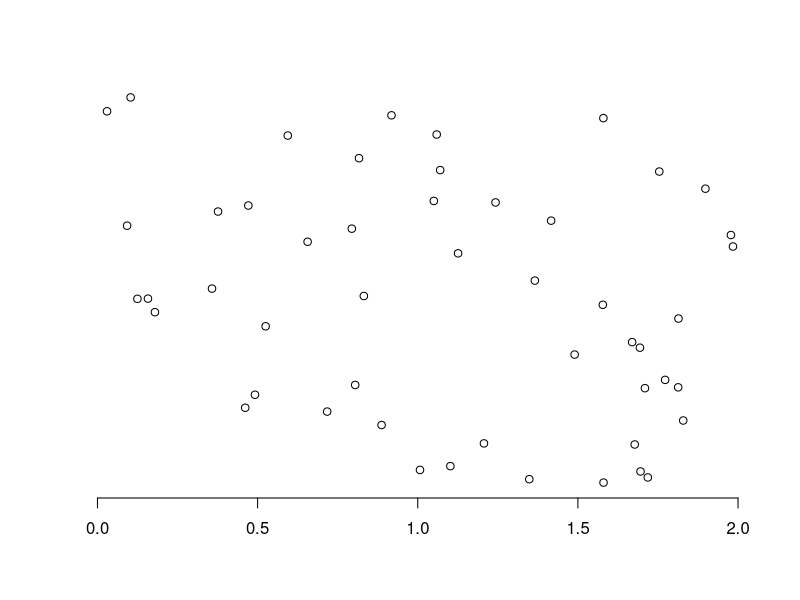

The R script that drew this image: (Note: this script raises an error after producing the figure.)
rm(list = ls())
gc()


x <- runif(50, 0, 2)
y <- runif(50, 0, 2)

plot(x, y, type = "n", xlab = "", ylab ="", axes = F)

points(x, y)
axis(1)
axis(x, at = seq(0.2, 1.8, 0.2))
box()
title(
    main = "Main title",
    sub = "subtitle",
    xlab = "x-label",
    ylab = "y-label"
)
